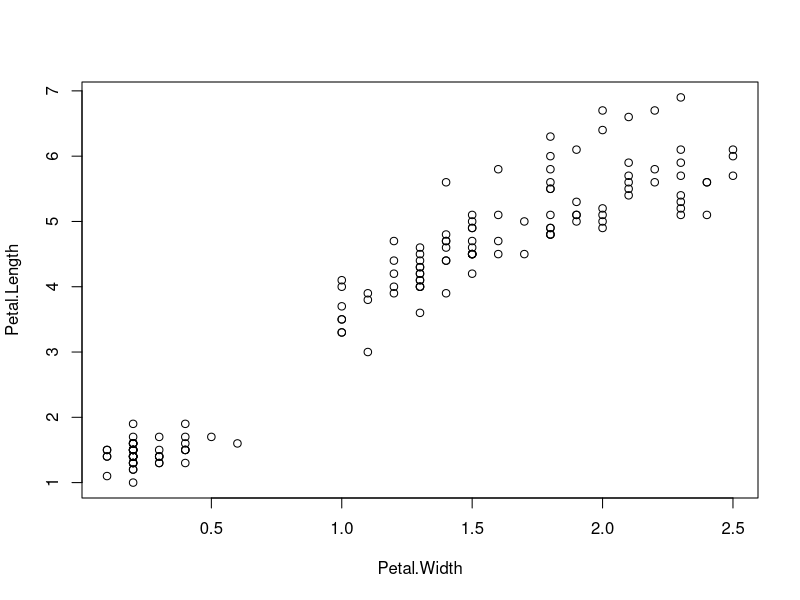
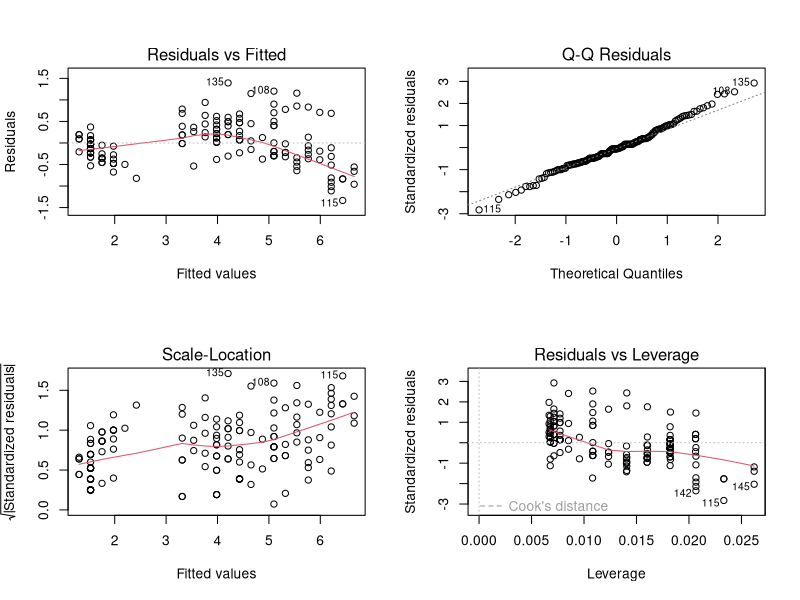
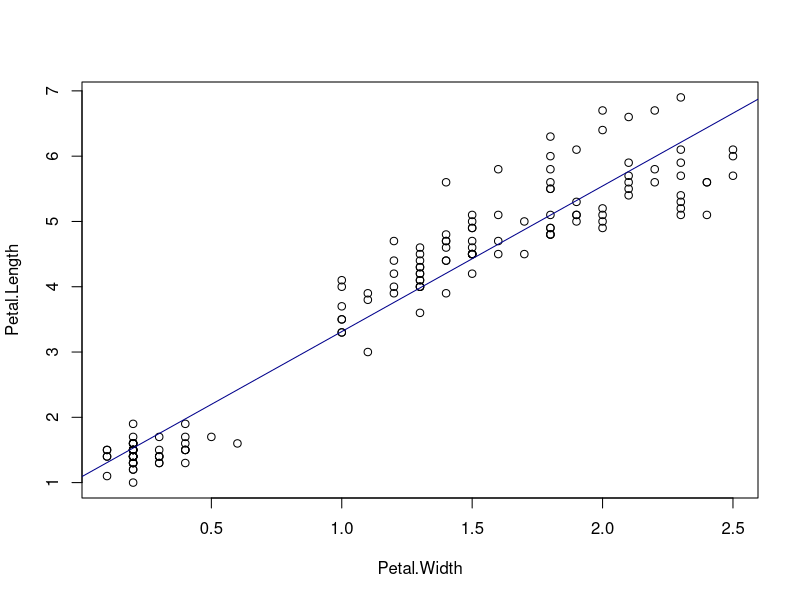

Write the R code that produced these figures, in order.
## ---- chunk 1
data(iris)
head(iris) # this gives us the first 6 rows of the dataframe
## ---- chunk 2
plot(Petal.Length ~ Petal.Width, data = iris)
## ---- chunk 3
m1 <- lm(Petal.Length ~ Petal.Width, data = iris)
## ---- chunk 4
par(mfrow = c(2,2)) ## This sets up a 2 x 2 plotting frame
plot(m1)
## ---- chunk 5
summary(m1)
## ---- chunk 6
par(mfrow = c(1,1)) # set the plotting frame back to just a single graphic 
plot(Petal.Length ~ Petal.Width, data = iris)
abline(m1, col = 'darkblue')
## ---- chunk 7
m.mr1 <- lm(Petal.Length ~ Petal.Width * Sepal.Length, data = iris) # with interaction
m.mr2 <- lm(Petal.Length ~ Petal.Width + Sepal.Length, data= iris) # without interaction
## ---- chunk 8
m.ancova <- lm(Petal.Length ~ Petal.Width * Species, data = iris) # fits 3 slopes 
                                                                  # and 3 intercepts
m.ancova2 <- lm(Petal.Length ~ Petal.Width + Species, data = iris) # fits common slope 
                                                                   # but with 3 intercepts
